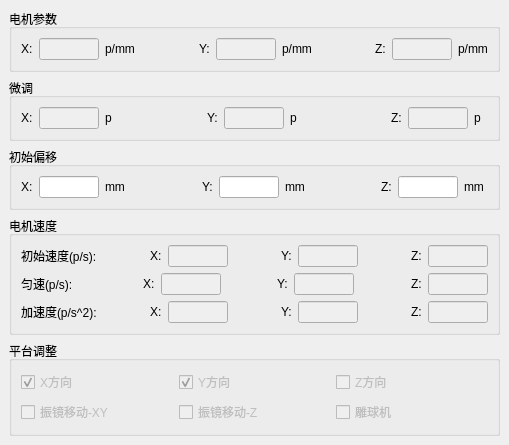
   <widget class="QWidget" name="w_para_motor">
    <property name="geometry">
     <rect>
      <x>0</x>
      <y>0</y>
      <width>509</width>
      <height>419</height>
     </rect>
    </property>
    <layout class="QVBoxLayout" name="verticalLayout_6">
     <property name="leftMargin">
      <number>9</number>
     </property>
     <property name="topMargin">
      <number>9</number>
     </property>
     <property name="rightMargin">
      <number>9</number>
     </property>
     <property name="bottomMargin">
      <number>9</number>
     </property>
     <item>
      <widget class="QGroupBox" name="gb_par_motor">
       <property name="title">
        <string>电机参数</string>
       </property>
       <layout class="QHBoxLayout" name="horizontalLayout_14">
        <item>
         <widget class="QLabel" name="lb_mo_X">
          <property name="text">
           <string>X:</string>
          </property>
         </widget>
        </item>
        <item>
         <widget class="QLineEdit" name="le_mo_ratioX">
          <property name="enabled">
           <bool>false</bool>
          </property>
          <property name="sizePolicy">
           <sizepolicy hsizetype="Preferred" vsizetype="Fixed">
            <horstretch>0</horstretch>
            <verstretch>0</verstretch>
           </sizepolicy>
          </property>
          <property name="maximumSize">
           <size>
            <width>60</width>
            <height>16777215</height>
           </size>
          </property>
         </widget>
        </item>
        <item>
         <widget class="QLabel" name="lb_mo_X2">
          <property name="text">
           <string>p/mm</string>
          </property>
         </widget>
        </item>
        <item>
         <spacer name="sp_mo_1">
          <property name="orientation">
           <enum>Qt::Horizontal</enum>
          </property>
          <property name="sizeHint" stdset="0">
           <size>
            <width>40</width>
            <height>20</height>
           </size>
          </property>
         </spacer>
        </item>
        <item>
         <widget class="QLabel" name="lb_mo_Y">
          <property name="text">
           <string>Y:</string>
          </property>
         </widget>
        </item>
        <item>
         <widget class="QLineEdit" name="le_mo_ratioY">
          <property name="enabled">
           <bool>false</bool>
          </property>
          <property name="sizePolicy">
           <sizepolicy hsizetype="Preferred" vsizetype="Fixed">
            <horstretch>0</horstretch>
            <verstretch>0</verstretch>
           </sizepolicy>
          </property>
          <property name="maximumSize">
           <size>
            <width>60</width>
            <height>16777215</height>
           </size>
          </property>
         </widget>
        </item>
        <item>
         <widget class="QLabel" name="lb_mo_Y2">
          <property name="text">
           <string>p/mm</string>
          </property>
         </widget>
        </item>
        <item>
         <spacer name="sp_mo_2">
          <property name="orientation">
           <enum>Qt::Horizontal</enum>
          </property>
          <property name="sizeHint" stdset="0">
           <size>
            <width>40</width>
            <height>20</height>
           </size>
          </property>
         </spacer>
        </item>
        <item>
         <widget class="QLabel" name="lb_mo_Z">
          <property name="text">
           <string>Z:</string>
          </property>
         </widget>
        </item>
        <item>
         <widget class="QLineEdit" name="le_mo_ratioZ">
          <property name="enabled">
           <bool>false</bool>
          </property>
          <property name="sizePolicy">
           <sizepolicy hsizetype="Preferred" vsizetype="Fixed">
            <horstretch>0</horstretch>
            <verstretch>0</verstretch>
           </sizepolicy>
          </property>
          <property name="maximumSize">
           <size>
            <width>60</width>
            <height>16777215</height>
           </size>
          </property>
         </widget>
        </item>
        <item>
         <widget class="QLabel" name="lb_mo_Z2">
          <property name="text">
           <string>p/mm</string>
          </property>
         </widget>
        </item>
       </layout>
      </widget>
     </item>
     <item>
      <widget class="QGroupBox" name="gb_para_up">
       <property name="title">
        <string>微调</string>
       </property>
       <layout class="QHBoxLayout" name="horizontalLayout_15">
        <item>
         <widget class="QLabel" name="sp_up_X">
          <property name="text">
           <string>X:</string>
          </property>
         </widget>
        </item>
        <item>
         <widget class="QLineEdit" name="le_inch_X">
          <property name="enabled">
           <bool>false</bool>
          </property>
          <property name="sizePolicy">
           <sizepolicy hsizetype="Preferred" vsizetype="Fixed">
            <horstretch>0</horstretch>
            <verstretch>0</verstretch>
           </sizepolicy>
          </property>
          <property name="maximumSize">
           <size>
            <width>60</width>
            <height>16777215</height>
           </size>
          </property>
         </widget>
        </item>
        <item>
         <widget class="QLabel" name="lb_up_X2">
          <property name="text">
           <string>p  </string>
          </property>
         </widget>
        </item>
        <item>
         <spacer name="sp_up_1">
          <property name="orientation">
           <enum>Qt::Horizontal</enum>
          </property>
          <property name="sizeHint" stdset="0">
           <size>
            <width>40</width>
            <height>20</height>
           </size>
          </property>
         </spacer>
        </item>
        <item>
         <widget class="QLabel" name="lb_up_Y">
          <property name="text">
           <string>Y:</string>
          </property>
         </widget>
        </item>
        <item>
         <widget class="QLineEdit" name="le_inch_Y">
          <property name="enabled">
           <bool>false</bool>
          </property>
          <property name="sizePolicy">
           <sizepolicy hsizetype="Preferred" vsizetype="Fixed">
            <horstretch>0</horstretch>
            <verstretch>0</verstretch>
           </sizepolicy>
          </property>
          <property name="maximumSize">
           <size>
            <width>60</width>
            <height>16777215</height>
           </size>
          </property>
         </widget>
        </item>
        <item>
         <widget class="QLabel" name="lb_up_Y2">
          <property name="text">
           <string>p  </string>
          </property>
         </widget>
        </item>
        <item>
         <spacer name="sp_up_2">
          <property name="orientation">
           <enum>Qt::Horizontal</enum>
          </property>
          <property name="sizeHint" stdset="0">
           <size>
            <width>40</width>
            <height>20</height>
           </size>
          </property>
         </spacer>
        </item>
        <item>
         <widget class="QLabel" name="lb_up_Z">
          <property name="text">
           <string>Z:</string>
          </property>
         </widget>
        </item>
        <item>
         <widget class="QLineEdit" name="le_inch_Z">
          <property name="enabled">
           <bool>false</bool>
          </property>
          <property name="sizePolicy">
           <sizepolicy hsizetype="Preferred" vsizetype="Fixed">
            <horstretch>0</horstretch>
            <verstretch>0</verstretch>
           </sizepolicy>
          </property>
          <property name="maximumSize">
           <size>
            <width>60</width>
            <height>16777215</height>
           </size>
          </property>
         </widget>
        </item>
        <item>
         <widget class="QLabel" name="lb_up_Z2">
          <property name="text">
           <string>p  </string>
          </property>
         </widget>
        </item>
       </layout>
      </widget>
     </item>
     <item>
      <widget class="QGroupBox" name="gb_para_s0">
       <property name="title">
        <string>初始偏移</string>
       </property>
       <layout class="QHBoxLayout" name="horizontalLayout_16">
        <item>
         <widget class="QLabel" name="lb_s0_X">
          <property name="text">
           <string>X:</string>
          </property>
         </widget>
        </item>
        <item>
         <widget class="QLineEdit" name="le_s0_X">
          <property name="sizePolicy">
           <sizepolicy hsizetype="Preferred" vsizetype="Fixed">
            <horstretch>0</horstretch>
            <verstretch>0</verstretch>
           </sizepolicy>
          </property>
          <property name="maximumSize">
           <size>
            <width>60</width>
            <height>16777215</height>
           </size>
          </property>
         </widget>
        </item>
        <item>
         <widget class="QLabel" name="lb_s0_X2">
          <property name="text">
           <string>mm </string>
          </property>
         </widget>
        </item>
        <item>
         <spacer name="sp_s0_1">
          <property name="orientation">
           <enum>Qt::Horizontal</enum>
          </property>
          <property name="sizeHint" stdset="0">
           <size>
            <width>40</width>
            <height>20</height>
           </size>
          </property>
         </spacer>
        </item>
        <item>
         <widget class="QLabel" name="lb_s0_Y">
          <property name="text">
           <string>Y:</string>
          </property>
         </widget>
        </item>
        <item>
         <widget class="QLineEdit" name="le_s0_Y">
          <property name="sizePolicy">
           <sizepolicy hsizetype="Preferred" vsizetype="Fixed">
            <horstretch>0</horstretch>
            <verstretch>0</verstretch>
           </sizepolicy>
          </property>
          <property name="maximumSize">
           <size>
            <width>60</width>
            <height>16777215</height>
           </size>
          </property>
         </widget>
        </item>
        <item>
         <widget class="QLabel" name="lb_s0_Y2">
          <property name="text">
           <string>mm </string>
          </property>
         </widget>
        </item>
        <item>
         <spacer name="sp_s0_2">
          <property name="orientation">
           <enum>Qt::Horizontal</enum>
          </property>
          <property name="sizeHint" stdset="0">
           <size>
            <width>40</width>
            <height>20</height>
           </size>
          </property>
         </spacer>
        </item>
        <item>
         <widget class="QLabel" name="lb_s0_Z">
          <property name="text">
           <string>Z:</string>
          </property>
         </widget>
        </item>
        <item>
         <widget class="QLineEdit" name="le_s0_Z">
          <property name="sizePolicy">
           <sizepolicy hsizetype="Preferred" vsizetype="Fixed">
            <horstretch>0</horstretch>
            <verstretch>0</verstretch>
           </sizepolicy>
          </property>
          <property name="maximumSize">
           <size>
            <width>60</width>
            <height>16777215</height>
           </size>
          </property>
         </widget>
        </item>
        <item>
         <widget class="QLabel" name="lb_s0_Z2">
          <property name="text">
           <string>mm </string>
          </property>
         </widget>
        </item>
       </layout>
      </widget>
     </item>
     <item>
      <widget class="QGroupBox" name="gb_para_speed_v0">
       <property name="title">
        <string>电机速度</string>
       </property>
       <layout class="QVBoxLayout" name="verticalLayout_9">
        <item>
         <layout class="QHBoxLayout" name="ly_para_speed_v0">
          <item>
           <widget class="QLabel" name="lb_sp_v0">
            <property name="text">
             <string>初始速度(p/s):</string>
            </property>
           </widget>
          </item>
          <item>
           <spacer name="sp_sp_v0_3">
            <property name="orientation">
             <enum>Qt::Horizontal</enum>
            </property>
            <property name="sizeHint" stdset="0">
             <size>
              <width>40</width>
              <height>20</height>
             </size>
            </property>
           </spacer>
          </item>
          <item>
           <widget class="QLabel" name="lb_sp_v0_X">
            <property name="text">
             <string>X:</string>
            </property>
           </widget>
          </item>
          <item>
           <widget class="QLineEdit" name="le_sp_v0_X">
            <property name="enabled">
             <bool>false</bool>
            </property>
            <property name="sizePolicy">
             <sizepolicy hsizetype="Preferred" vsizetype="Fixed">
              <horstretch>0</horstretch>
              <verstretch>0</verstretch>
             </sizepolicy>
            </property>
            <property name="maximumSize">
             <size>
              <width>60</width>
              <height>16777215</height>
             </size>
            </property>
           </widget>
          </item>
          <item>
           <spacer name="sp_sp_v0_1">
            <property name="orientation">
             <enum>Qt::Horizontal</enum>
            </property>
            <property name="sizeHint" stdset="0">
             <size>
              <width>40</width>
              <height>20</height>
             </size>
            </property>
           </spacer>
          </item>
          <item>
           <widget class="QLabel" name="lb_sp_v0_Y">
            <property name="text">
             <string>Y:</string>
            </property>
           </widget>
          </item>
          <item>
           <widget class="QLineEdit" name="le_sp_v0_Y">
            <property name="enabled">
             <bool>false</bool>
            </property>
            <property name="sizePolicy">
             <sizepolicy hsizetype="Preferred" vsizetype="Fixed">
              <horstretch>0</horstretch>
              <verstretch>0</verstretch>
             </sizepolicy>
            </property>
            <property name="maximumSize">
             <size>
              <width>60</width>
              <height>16777215</height>
             </size>
            </property>
           </widget>
          </item>
          <item>
           <spacer name="sp_sp_v0_2">
            <property name="orientation">
             <enum>Qt::Horizontal</enum>
            </property>
            <property name="sizeHint" stdset="0">
             <size>
              <width>40</width>
              <height>20</height>
             </size>
            </property>
           </spacer>
          </item>
          <item>
           <widget class="QLabel" name="lb_sp_v0_Z">
            <property name="text">
             <string>Z:</string>
            </property>
           </widget>
          </item>
          <item>
           <widget class="QLineEdit" name="le_sp_v0_Z">
            <property name="enabled">
             <bool>false</bool>
            </property>
            <property name="sizePolicy">
             <sizepolicy hsizetype="Preferred" vsizetype="Fixed">
              <horstretch>0</horstretch>
              <verstretch>0</verstretch>
             </sizepolicy>
            </property>
            <property name="maximumSize">
             <size>
              <width>60</width>
              <height>16777215</height>
             </size>
            </property>
           </widget>
          </item>
         </layout>
        </item>
        <item>
         <layout class="QHBoxLayout" name="ly_para_speed_v">
          <item>
           <widget class="QLabel" name="lb_sp_v">
            <property name="text">
             <string>匀速(p/s):    </string>
            </property>
           </widget>
          </item>
          <item>
           <spacer name="sp_sp_v0_4">
            <property name="orientation">
             <enum>Qt::Horizontal</enum>
            </property>
            <property name="sizeHint" stdset="0">
             <size>
              <width>40</width>
              <height>20</height>
             </size>
            </property>
           </spacer>
          </item>
          <item>
           <widget class="QLabel" name="lb_sp_v_X">
            <property name="text">
             <string>X:</string>
            </property>
           </widget>
          </item>
          <item>
           <widget class="QLineEdit" name="le_sp_v_X">
            <property name="enabled">
             <bool>false</bool>
            </property>
            <property name="sizePolicy">
             <sizepolicy hsizetype="Preferred" vsizetype="Fixed">
              <horstretch>0</horstretch>
              <verstretch>0</verstretch>
             </sizepolicy>
            </property>
            <property name="maximumSize">
             <size>
              <width>60</width>
              <height>16777215</height>
             </size>
            </property>
           </widget>
          </item>
          <item>
           <spacer name="sp_sp_v_1">
            <property name="orientation">
             <enum>Qt::Horizontal</enum>
            </property>
            <property name="sizeHint" stdset="0">
             <size>
              <width>40</width>
              <height>20</height>
             </size>
            </property>
           </spacer>
          </item>
          <item>
           <widget class="QLabel" name="lb_sp_v_Y">
            <property name="text">
             <string>Y:</string>
            </property>
           </widget>
          </item>
          <item>
           <widget class="QLineEdit" name="le_sp_v_Y">
            <property name="enabled">
             <bool>false</bool>
            </property>
            <property name="sizePolicy">
             <sizepolicy hsizetype="Preferred" vsizetype="Fixed">
              <horstretch>0</horstretch>
              <verstretch>0</verstretch>
             </sizepolicy>
            </property>
            <property name="maximumSize">
             <size>
              <width>60</width>
              <height>16777215</height>
             </size>
            </property>
           </widget>
          </item>
          <item>
           <spacer name="sp_sp_v_2">
            <property name="orientation">
             <enum>Qt::Horizontal</enum>
            </property>
            <property name="sizeHint" stdset="0">
             <size>
              <width>40</width>
              <height>20</height>
             </size>
            </property>
           </spacer>
          </item>
          <item>
           <widget class="QLabel" name="lb_sp_v_Z">
            <property name="text">
             <string>Z:</string>
            </property>
           </widget>
          </item>
          <item>
           <widget class="QLineEdit" name="le_sp_v_Z">
            <property name="enabled">
             <bool>false</bool>
            </property>
            <property name="sizePolicy">
             <sizepolicy hsizetype="Preferred" vsizetype="Fixed">
              <horstretch>0</horstretch>
              <verstretch>0</verstretch>
             </sizepolicy>
            </property>
            <property name="maximumSize">
             <size>
              <width>60</width>
              <height>16777215</height>
             </size>
            </property>
           </widget>
          </item>
         </layout>
        </item>
        <item>
         <layout class="QHBoxLayout" name="ly_para_sp_acc">
          <item>
           <widget class="QLabel" name="lb_sp_a">
            <property name="text">
             <string>加速度(p/s^2):</string>
            </property>
           </widget>
          </item>
          <item>
           <spacer name="sp_sp_v0_5">
            <property name="orientation">
             <enum>Qt::Horizontal</enum>
            </property>
            <property name="sizeHint" stdset="0">
             <size>
              <width>40</width>
              <height>20</height>
             </size>
            </property>
           </spacer>
          </item>
          <item>
           <widget class="QLabel" name="lb_sp_a_X">
            <property name="text">
             <string>X:</string>
            </property>
           </widget>
          </item>
          <item>
           <widget class="QLineEdit" name="le_sp_a_X">
            <property name="enabled">
             <bool>false</bool>
            </property>
            <property name="sizePolicy">
             <sizepolicy hsizetype="Preferred" vsizetype="Fixed">
              <horstretch>0</horstretch>
              <verstretch>0</verstretch>
             </sizepolicy>
            </property>
            <property name="maximumSize">
             <size>
              <width>60</width>
              <height>16777215</height>
             </size>
            </property>
           </widget>
          </item>
          <item>
           <spacer name="sp_sp_a_1">
            <property name="orientation">
             <enum>Qt::Horizontal</enum>
            </property>
            <property name="sizeHint" stdset="0">
             <size>
              <width>40</width>
              <height>20</height>
             </size>
            </property>
           </spacer>
          </item>
          <item>
           <widget class="QLabel" name="lb_sp_a_Y">
            <property name="text">
             <string>Y:</string>
            </property>
           </widget>
          </item>
          <item>
           <widget class="QLineEdit" name="le_sp_a_Y">
            <property name="enabled">
             <bool>false</bool>
            </property>
            <property name="sizePolicy">
             <sizepolicy hsizetype="Preferred" vsizetype="Fixed">
              <horstretch>0</horstretch>
              <verstretch>0</verstretch>
             </sizepolicy>
            </property>
            <property name="maximumSize">
             <size>
              <width>60</width>
              <height>16777215</height>
             </size>
            </property>
           </widget>
          </item>
          <item>
           <spacer name="sp_sp_a_2">
            <property name="orientation">
             <enum>Qt::Horizontal</enum>
            </property>
            <property name="sizeHint" stdset="0">
             <size>
              <width>40</width>
              <height>20</height>
             </size>
            </property>
           </spacer>
          </item>
          <item>
           <widget class="QLabel" name="lb_sp_a_Z">
            <property name="text">
             <string>Z:</string>
            </property>
           </widget>
          </item>
          <item>
           <widget class="QLineEdit" name="le_sp_a_Z">
            <property name="enabled">
             <bool>false</bool>
            </property>
            <property name="sizePolicy">
             <sizepolicy hsizetype="Preferred" vsizetype="Fixed">
              <horstretch>0</horstretch>
              <verstretch>0</verstretch>
             </sizepolicy>
            </property>
            <property name="maximumSize">
             <size>
              <width>60</width>
              <height>16777215</height>
             </size>
            </property>
           </widget>
          </item>
         </layout>
        </item>
       </layout>
      </widget>
     </item>
     <item>
      <widget class="QGroupBox" name="gb_para_plat">
       <property name="title">
        <string>平台调整</string>
       </property>
       <layout class="QGridLayout" name="gridLayout_7">
        <item row="1" column="2">
         <widget class="QCheckBox" name="cb_pl_cv">
          <property name="enabled">
           <bool>false</bool>
          </property>
          <property name="text">
           <string>雕球机</string>
          </property>
         </widget>
        </item>
        <item row="1" column="0">
         <widget class="QCheckBox" name="cb_pl_scan_XY">
          <property name="enabled">
           <bool>false</bool>
          </property>
          <property name="text">
           <string>振镜移动-XY</string>
          </property>
         </widget>
        </item>
        <item row="0" column="0">
         <widget class="QCheckBox" name="cb_pl_X">
          <property name="enabled">
           <bool>false</bool>
          </property>
          <property name="text">
           <string>X方向</string>
          </property>
          <property name="checked">
           <bool>true</bool>
          </property>
         </widget>
        </item>
        <item row="0" column="2">
         <widget class="QCheckBox" name="cb_pl_Z">
          <property name="enabled">
           <bool>false</bool>
          </property>
          <property name="text">
           <string>Z方向</string>
          </property>
         </widget>
        </item>
        <item row="1" column="1">
         <widget class="QCheckBox" name="cb_pl_scan_Z">
          <property name="enabled">
           <bool>false</bool>
          </property>
          <property name="text">
           <string>振镜移动-Z</string>
          </property>
         </widget>
        </item>
        <item row="0" column="1">
         <widget class="QCheckBox" name="cb_pl_Y">
          <property name="enabled">
           <bool>false</bool>
          </property>
          <property name="text">
           <string>Y方向</string>
          </property>
          <property name="checked">
           <bool>true</bool>
          </property>
         </widget>
        </item>
       </layout>
      </widget>
     </item>
    </layout>
   </widget>
